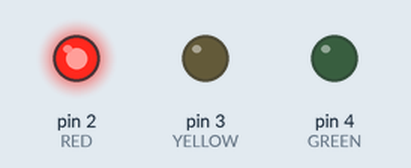
This sketch was run on a simulated Arduino Uno, built with avr-gcc and run on an emulated ATmega328P. Shown: output pins drawn as LEDs (lit = HIGH).

Above: at 0.1 s.
At 1.3 s:
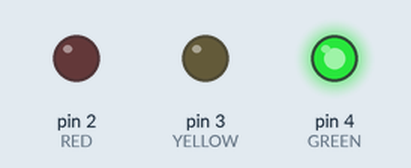
At 2.7 s:
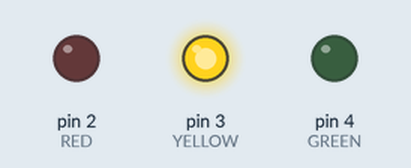
Timing chart, 0 to 3.0 s (numbered marks = the images above):
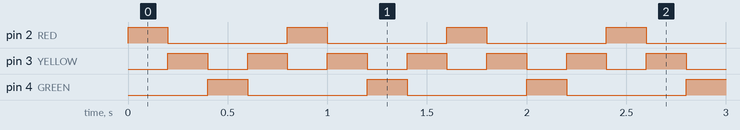

Measured:
- by itself, pin 2 (RED), pin 4 (GREEN): alternates HIGH for 0.20 s and LOW for 0.60 s
- by itself, pin 3 (YELLOW): alternates HIGH for 0.20 s and LOW for 0.20 s
- by itself, everything shown: repeats every 0.80 s, in 4 steps

The sketch:

Aula1.ino
```cpp
//http://www.smashingrobotics.com/arduino-simulators-lineup-start-developing-without-real-board/

double time = 200;
int LED1 = 2;
int LED2 = 3;
int LED3 = 4;

void setup() {
  pinMode(2, OUTPUT); // RED
  pinMode(3, OUTPUT); // YELLOW
  pinMode(4, OUTPUT); // GREEN
}

void loop() {
  blinky(LED1);
  blinky(LED2);
  blinky(LED3);
  blinky(LED2);
}

void blinky (int LED) {
  digitalWrite(LED, HIGH);
  delay(time);
  digitalWrite(LED, LOW);
}
```
